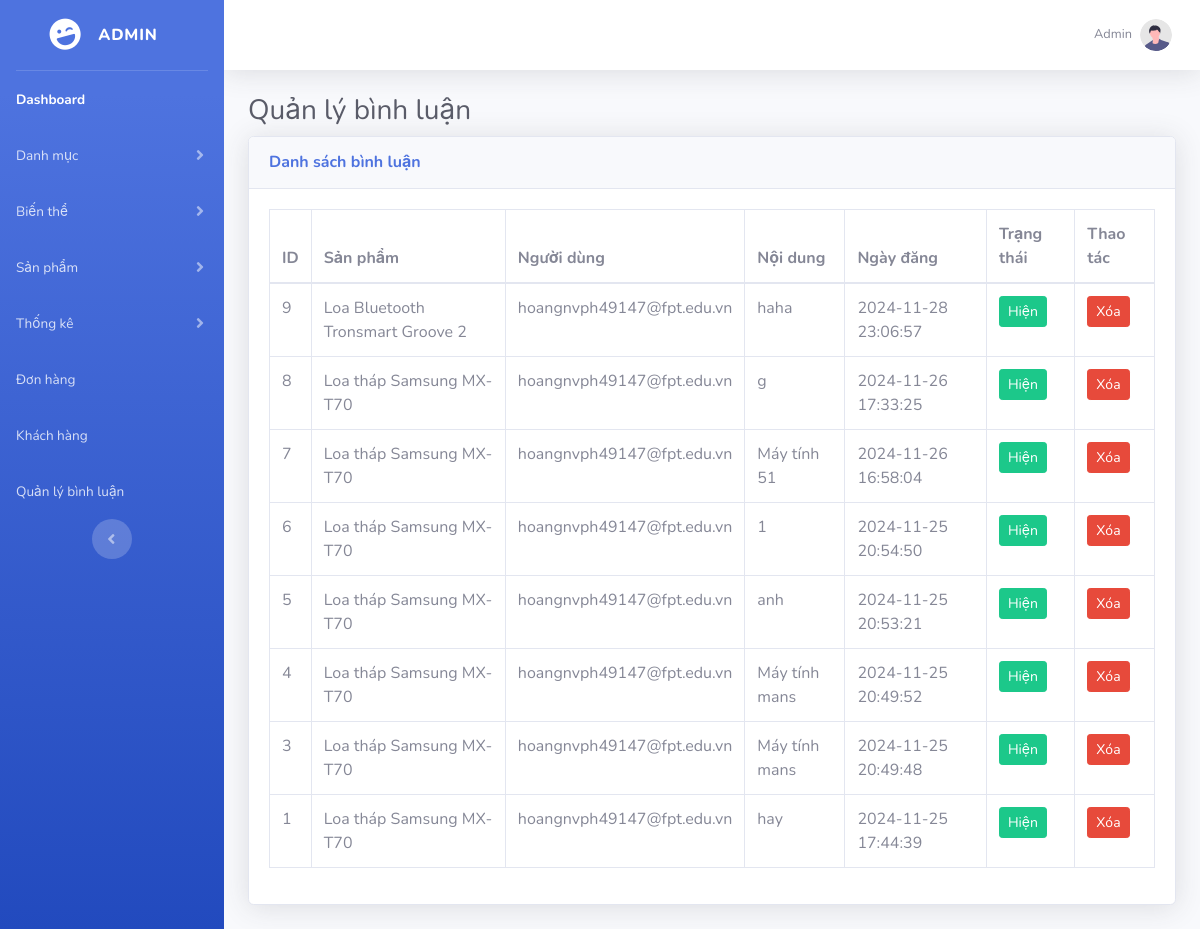
The page /Du_An_1/admin/index.php?act=listComments on the database as committed earlier.
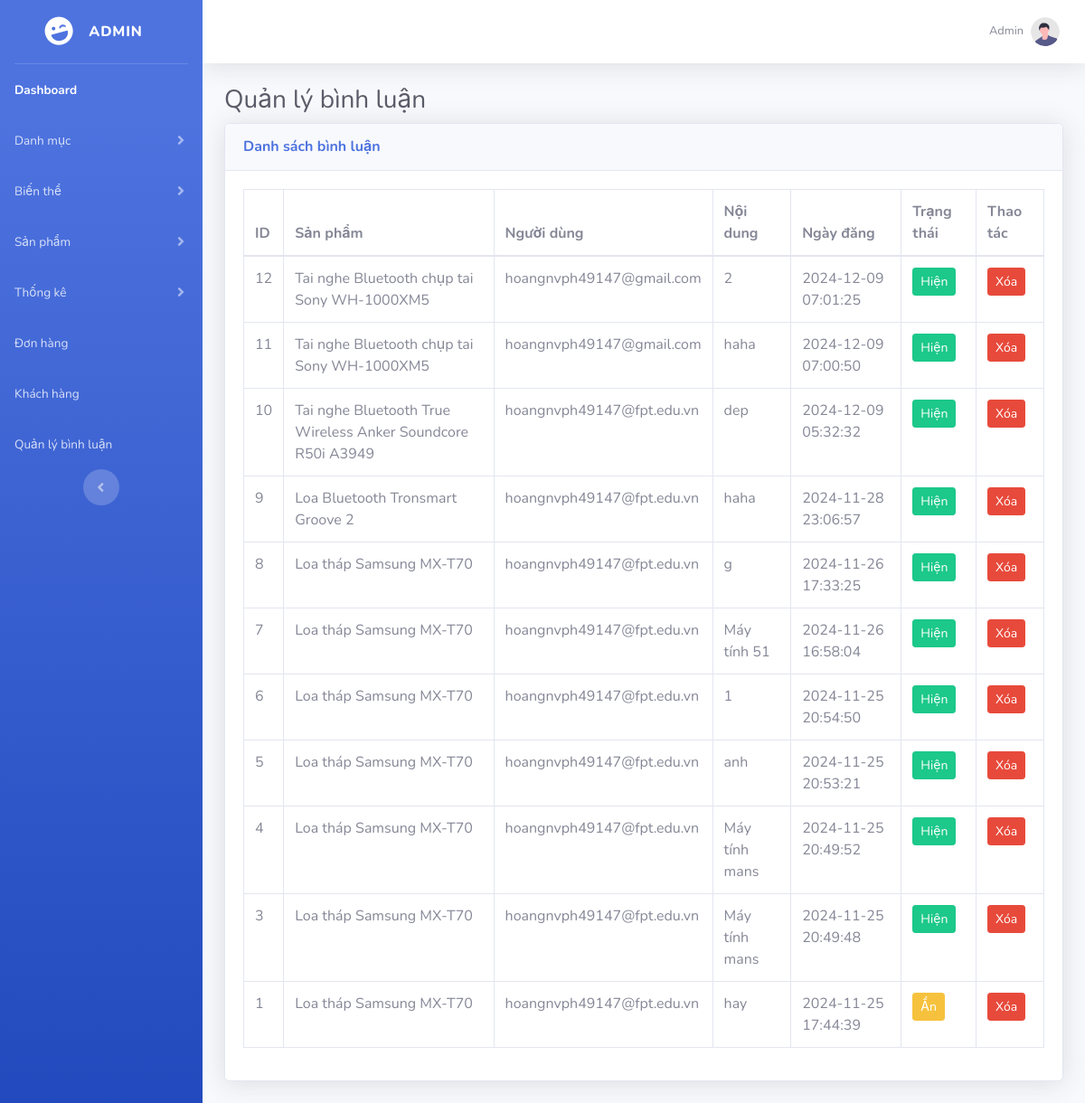
The same page on the database as committed later.
### tables this page shows
CREATE TABLE `comments` (
  `id_comment` int NOT NULL COMMENT 'Mã bình luận',
  `id_product` int NOT NULL COMMENT 'Mã sản phẩm',
  `id_user` int NOT NULL COMMENT 'Mã user',
  `content` text NOT NULL COMMENT 'Nội dung bình luận ',
  `censorship` tinyint NOT NULL DEFAULT '0' COMMENT '0 là hiện, 1 là đã ẩn',
  `day_post` datetime DEFAULT CURRENT_TIMESTAMP COMMENT 'Ngày tạo '
);

CREATE TABLE `products` (
  `id_product` int NOT NULL COMMENT 'Mã sản phẩm',
  `id_category` int NOT NULL COMMENT 'Mã loại hàng',
  `firms` varchar(255) NOT NULL COMMENT 'Hãng của sản phẩm',
  `name` varchar(255) NOT NULL COMMENT 'Tên của sản phẩm',
  `price` int UNSIGNED NOT NULL COMMENT 'Giá của sản phẩm ',
  `amount` int UNSIGNED NOT NULL COMMENT 'Số lượng',
  `discount` int UNSIGNED NOT NULL COMMENT 'Giảm giá của sản phẩm. Mặc định là 0% và giảm tối đa 20%',
  `description` text COMMENT 'Mô tả của sản phẩm',
  `img_product` varchar(255) DEFAULT NULL COMMENT 'Hình ảnh của sản phẩm',
  `censorship` tinyint NOT NULL DEFAULT '0' COMMENT '0 là hiện, 1 là đã ẩn',
  `view` int NOT NULL DEFAULT '0' COMMENT 'Số lượt xem của sản phẩm',
  `created_at` datetime DEFAULT CURRENT_TIMESTAMP COMMENT 'Ngày tạo ',
  `updated_at` datetime DEFAULT CURRENT_TIMESTAMP COMMENT 'Ngày cập nhật'
);

CREATE TABLE `users` (
  `id_user` int NOT NULL COMMENT 'Mã user',
  `email` varchar(255) NOT NULL COMMENT 'Địa chỉ email của user',
  `password` varchar(100) NOT NULL COMMENT 'Mật khẩu đăng nhặp của user',
  `role` tinyint NOT NULL DEFAULT '0' COMMENT '0 là khách hàng, 1 là nhân viên, 2 là quản trị',
  `day_registered` timestamp NULL DEFAULT CURRENT_TIMESTAMP COMMENT 'Ngày đăng kí tài khoản của user '
);

### Du_An_1/admin/controller/commentcontroller.php (called while the page is built, shortened)
<?php
class CommentController
{
    private $commentModel;
    function __construct()
    {
        $this->commentModel = new CommentModel();
    }
    function listComments()
    {
        $comments = $this->commentModel->getAllComments();
        require_once "view/listcomments.php";
    }
}

### Du_An_1/admin/index.php (called while the page is built, shortened)
<?php
require_once __DIR__ . '/../commons/function.php';
require_once __DIR__ . '/controller/commentcontroller.php';
require_once __DIR__ . '/model/commentmodel.php';
$act = $_GET['act'] ?? '/';
$id_category = $_GET['id_category'] ?? null;
$id_variant = $_GET['id_variant'] ?? null;
$id_user = $_GET['id_user'] ?? null;
match ($act) {
    '/' => (new trang_chu())->trang_chu(),
    'listProduct' => (new productController())->listProduct(),
    'insertProduct' => (new productController())->insert(),
    'updateProduct' => (new productController())->update($_GET['id']),
    'deleteProduct' => (new productController())->delete($_GET['id']),
    'listProduct_variant' => (new productController())->listProduct_variant(),
    'updateProduct_variant' => (new productController())->updateProduct_variant($_GET['id_pro'], $_GET['id_var']),
    'deleteProduct_variant' => (new productController())->deleteProduct_variant($_GET['id_pro'], $_GET['id_var']),
    'listBill' => (new billController())->listBill(),
    'updateBill' => (new billController())->updateBill($_GET['id']),
    'addvariant' => (new variantController())->insert(),
    'listvariant' => (new variantController())->listvariant(),
    'updatevariant' => (new variantController())->update($id_variant),
    'deletevariant' => (new variantController())->delete($id_variant),
    'addcategories' => (new catagoriesController())->insert(),
    'listcategories' => (new catagoriesController())->listcategories(),
    'updatecategories' => (new catagoriesController())->update($id_category),
    'deletecategories' => (new catagoriesController())->delete($id_category),
    'listUser' => (new UserController())->listUsers(),
    'addUser' => (new UserController())->addUser(),
    'insertUser' => (new UserController())->insertUser(),
    'deleteUser' => (new UserController())->deleteUser($id_user),
    'listthongkesl' => (new thongkeslController())->listThongkesl(),
    'bieudosl' => (new thongkeslController())->bieudosl(),
    'listComments' => (new CommentController())->listComments(),
    'toggleCensorship' => (new CommentController())->toggleCensorship($_GET['id'], $_GET['status']),
    'deleteComment' => (new CommentController())->deleteComment($_GET['id']),
    default => throw new Exception("No matching action found for '$act'"),
};

### Du_An_1/commons/function.php (called while the page is built, shortened)
<?php
function connDBAss()
{
    $host = "mysql:host=localhost;dbname=pro1014;charset=utf8";
    $user = "root";
    $pass = "";
    try {
        $conn = new PDO($host, $user, $pass);
        $conn->setAttribute(PDO::ATTR_ERRMODE, PDO::ERRMODE_EXCEPTION);
        return $conn;
    } catch (PDOException $th) {
        echo $th->getMessage();
    }
}

### Du_An_1/admin/model/commentmodel.php (called while the page is built, shortened)
<?php
class CommentModel
{
    public $conn;
    function __construct()
    {
        $this->conn = connDBAss();
    }
    function getAllComments()
    {
        $sql = "SELECT comments.*, products.name as product_name, users.email as user_email
                FROM comments
                JOIN products ON comments.id_product = products.id_product
                JOIN users ON comments.id_user = users.id_user
                ORDER BY comments.day_post DESC";
        return $this->conn->query($sql)->fetchAll();
    }
}

### Du_An_1/admin/view/listcomments.php (the view, shortened to what the changed rows need)
<?php
require_once 'layout/header.php';
?>
<div id="content-wrapper" class="d-flex flex-column">
    <div id="content">
        <div class="container-fluid">
            <h1 class="h3 mb-2 text-gray-800">Quản lý bình luận</h1>
            <div class="card shadow mb-4">
                <div class="card-body">
                    <div class="table-responsive">
                        <table class="table table-bordered" width="100%" cellspacing="0">
                            <thead>
                                <tr>
                                    <th>ID</th>
                                    <th>Sản phẩm</th>
                                    <th>Người dùng</th>
                                    <th>Nội dung</th>
                                    <th>Ngày đăng</th>
                                    <th>Trạng thái</th>
                                    <th>Thao tác</th>
                                </tr>
                            </thead>
                            <tbody>
                                <?php foreach ($comments as $comment): ?>
                                <tr>
                                    <td><?= $comment['id_comment'] ?></td>
                                    <td><?= $comment['product_name'] ?></td>
                                    <td><?= $comment['user_email'] ?></td>
                                    <td><?= $comment['content'] ?></td>
                                    <td><?= $comment['day_post'] ?></td>
                                    <td>
                                        <a href="?act=toggleCensorship&id=<?= $comment['id_comment'] ?>&status=<?= $comment['censorship'] ?>"
                                            class="btn btn-sm <?= $comment['censorship'] == 0 ? 'btn-success' : 'btn-warning' ?>">
                                            <?= $comment['censorship'] == 0 ? 'Hiện' : 'Ẩn' ?>
                                        </a>
                                    </td>
                                    <td>
                                        <a onclick="return confirm('Bạn có chắc muốn xóa bình luận này?')"
                                            href="?act=deleteComment&id=<?= $comment['id_comment'] ?>"
                                            class="btn btn-danger btn-sm">Xóa</a>
                                    </td>
                                </tr>
                                <?php endforeach; ?>
                            </tbody>
                        </table>
                    </div>
                </div>
            </div>
        </div>
    </div>
</div>
<?php
require_once 'layout/footer.php';
?>

Rows that differ between the two databases and show on the page:
added comments: id_comment "12", id_product.name "Tai nghe Bluetooth chụp tai Sony WH-1000XM5", id_user.email "hoangnvph49147@gmail.com", content "2", day_post "2024-12-09 07:01:25", censorship "Hiện"
added comments: id_comment "11", id_product.name "Tai nghe Bluetooth chụp tai Sony WH-1000XM5", id_user.email "hoangnvph49147@gmail.com", content "haha", day_post "2024-12-09 07:00:50", censorship "Hiện"
added comments: id_comment "10", id_product.name "Tai nghe Bluetooth True Wireless Anker Soundcore R50i A3949", id_user.email "hoangnvph49147@fpt.edu.vn", content "dep", day_post "2024-12-09 05:32:32", censorship "Hiện"
changed comments "hay": censorship "Hiện" → "Ẩn"
